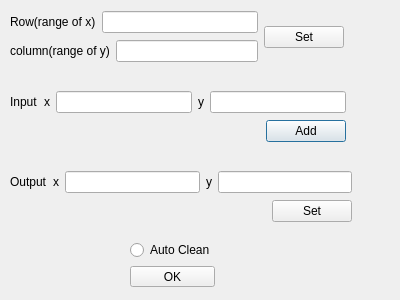
<?xml version="1.0" encoding="UTF-8"?>
<ui version="4.0">
 <class>StartDialog</class>
 <widget class="QDialog" name="StartDialog">
  <property name="geometry">
   <rect>
    <x>0</x>
    <y>0</y>
    <width>400</width>
    <height>300</height>
   </rect>
  </property>
  <property name="windowTitle">
   <string>Dialog</string>
  </property>
  <widget class="QWidget" name="layoutWidget">
   <property name="geometry">
    <rect>
     <x>10</x>
     <y>90</y>
     <width>336</width>
     <height>55</height>
    </rect>
   </property>
   <layout class="QVBoxLayout" name="verticalLayout_2">
    <item>
     <layout class="QHBoxLayout" name="horizontalLayout_4">
      <item>
       <widget class="QLabel" name="labelIn">
        <property name="text">
         <string>Input</string>
        </property>
       </widget>
      </item>
      <item>
       <widget class="QLabel" name="labelIn_x">
        <property name="text">
         <string>x</string>
        </property>
       </widget>
      </item>
      <item>
       <widget class="QLineEdit" name="lineEditIn_x"/>
      </item>
      <item>
       <widget class="QLabel" name="labelIn_y">
        <property name="text">
         <string>y</string>
        </property>
       </widget>
      </item>
      <item>
       <widget class="QLineEdit" name="lineEditIn_y"/>
      </item>
     </layout>
    </item>
    <item>
     <layout class="QHBoxLayout" name="horizontalLayout_5">
      <item>
       <spacer name="horizontalSpacer">
        <property name="orientation">
         <enum>Qt::Horizontal</enum>
        </property>
        <property name="sizeHint" stdset="0">
         <size>
          <width>40</width>
          <height>20</height>
         </size>
        </property>
       </spacer>
      </item>
      <item>
       <widget class="QPushButton" name="pushButtonAdd">
        <property name="text">
         <string>Add</string>
        </property>
       </widget>
      </item>
     </layout>
    </item>
   </layout>
  </widget>
  <widget class="QWidget" name="layoutWidget">
   <property name="geometry">
    <rect>
     <x>10</x>
     <y>170</y>
     <width>342</width>
     <height>55</height>
    </rect>
   </property>
   <layout class="QVBoxLayout" name="verticalLayout_3">
    <item>
     <layout class="QHBoxLayout" name="horizontalLayout_6">
      <item>
       <widget class="QLabel" name="labelOut">
        <property name="text">
         <string>Output</string>
        </property>
       </widget>
      </item>
      <item>
       <widget class="QLabel" name="labelOut_x">
        <property name="text">
         <string>x</string>
        </property>
       </widget>
      </item>
      <item>
       <widget class="QLineEdit" name="lineEditOut_x"/>
      </item>
      <item>
       <widget class="QLabel" name="labelOut_y">
        <property name="text">
         <string>y</string>
        </property>
       </widget>
      </item>
      <item>
       <widget class="QLineEdit" name="lineEditOut_y"/>
      </item>
     </layout>
    </item>
    <item>
     <layout class="QHBoxLayout" name="horizontalLayout_7">
      <item>
       <spacer name="horizontalSpacer_2">
        <property name="orientation">
         <enum>Qt::Horizontal</enum>
        </property>
        <property name="sizeHint" stdset="0">
         <size>
          <width>40</width>
          <height>20</height>
         </size>
        </property>
       </spacer>
      </item>
      <item>
       <widget class="QPushButton" name="pushButtonSet">
        <property name="text">
         <string>Set</string>
        </property>
       </widget>
      </item>
     </layout>
    </item>
   </layout>
  </widget>
  <widget class="QWidget" name="layoutWidget">
   <property name="geometry">
    <rect>
     <x>10</x>
     <y>10</y>
     <width>334</width>
     <height>54</height>
    </rect>
   </property>
   <layout class="QHBoxLayout" name="horizontalLayout_3">
    <item>
     <layout class="QVBoxLayout" name="verticalLayout">
      <item>
       <layout class="QHBoxLayout" name="horizontalLayout">
        <item>
         <widget class="QLabel" name="labelRow">
          <property name="text">
           <string>Row(range of x)</string>
          </property>
         </widget>
        </item>
        <item>
         <widget class="QLineEdit" name="lineEditRow"/>
        </item>
       </layout>
      </item>
      <item>
       <layout class="QHBoxLayout" name="horizontalLayout_2">
        <item>
         <widget class="QLabel" name="labelColumn">
          <property name="text">
           <string>column(range of y)</string>
          </property>
         </widget>
        </item>
        <item>
         <widget class="QLineEdit" name="lineEditColumn"/>
        </item>
       </layout>
      </item>
     </layout>
    </item>
    <item>
     <widget class="QPushButton" name="pushButtonRCSet">
      <property name="text">
       <string>Set</string>
      </property>
     </widget>
    </item>
   </layout>
  </widget>
  <widget class="QWidget" name="">
   <property name="geometry">
    <rect>
     <x>130</x>
     <y>240</y>
     <width>85</width>
     <height>47</height>
    </rect>
   </property>
   <layout class="QVBoxLayout" name="verticalLayout_4">
    <item>
     <widget class="QRadioButton" name="radioButtonAutoClean">
      <property name="text">
       <string>Auto Clean</string>
      </property>
     </widget>
    </item>
    <item>
     <widget class="QPushButton" name="pushButtonOK">
      <property name="text">
       <string>OK</string>
      </property>
     </widget>
    </item>
   </layout>
  </widget>
 </widget>
 <resources/>
 <connections/>
</ui>
